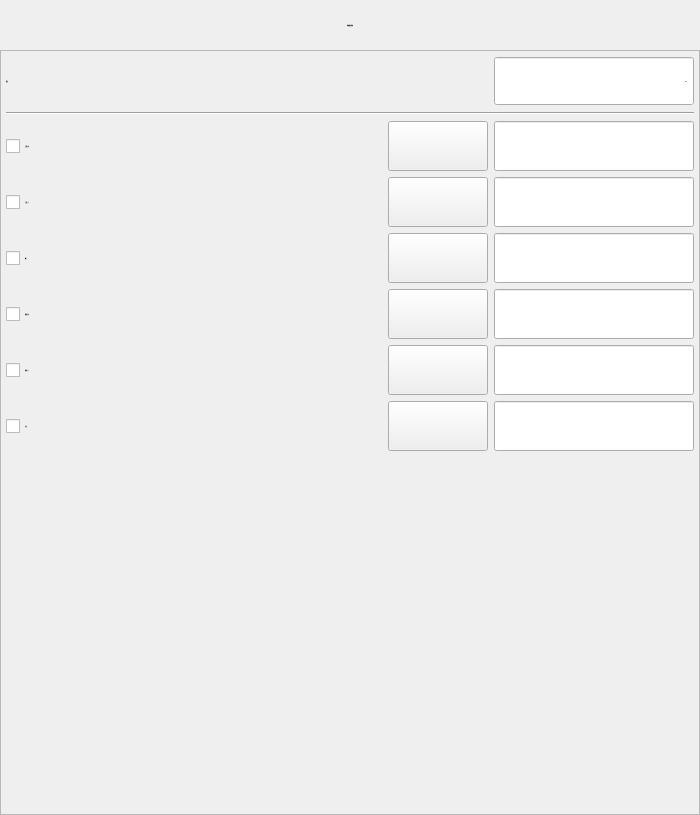
<?xml version="1.0" encoding="UTF-8"?>
<ui version="4.0">
 <class>FormActInterp</class>
 <widget class="QWidget" name="FormActInterp">
  <property name="geometry">
   <rect>
    <x>0</x>
    <y>0</y>
    <width>700</width>
    <height>815</height>
   </rect>
  </property>
  <property name="minimumSize">
   <size>
    <width>700</width>
    <height>815</height>
   </size>
  </property>
  <property name="maximumSize">
   <size>
    <width>700</width>
    <height>815</height>
   </size>
  </property>
  <property name="font">
   <font>
    <family>微软雅黑</family>
    <pointsize>-1</pointsize>
    <weight>50</weight>
    <italic>false</italic>
    <bold>false</bold>
   </font>
  </property>
  <property name="windowTitle">
   <string notr="true">伺服插补</string>
  </property>
  <property name="toolTip">
   <string notr="true"/>
  </property>
  <property name="statusTip">
   <string notr="true"/>
  </property>
  <property name="whatsThis">
   <string notr="true"/>
  </property>
  <property name="accessibleName">
   <string notr="true"/>
  </property>
  <property name="accessibleDescription">
   <string notr="true"/>
  </property>
  <property name="styleSheet">
   <string notr="true">font: 28px &quot;微软雅黑&quot;;</string>
  </property>
  <property name="windowFilePath">
   <string notr="true"/>
  </property>
  <layout class="QVBoxLayout" name="verticalLayout">
   <property name="spacing">
    <number>0</number>
   </property>
   <property name="margin">
    <number>0</number>
   </property>
   <item>
    <widget class="QLabel" name="labelParaTitle">
     <property name="sizePolicy">
      <sizepolicy hsizetype="Preferred" vsizetype="Fixed">
       <horstretch>0</horstretch>
       <verstretch>0</verstretch>
      </sizepolicy>
     </property>
     <property name="minimumSize">
      <size>
       <width>0</width>
       <height>50</height>
      </size>
     </property>
     <property name="font">
      <font>
       <family>微软雅黑</family>
       <pointsize>-1</pointsize>
       <weight>50</weight>
       <italic>false</italic>
       <bold>false</bold>
      </font>
     </property>
     <property name="styleSheet">
      <string notr="true">QLabel#labelParaTitle
{
	color: black;
	border-image: url(:/img/widget/Panel.png) 0 4 0 4;
	border-left: 4px transparent;
	border-right: 4px transparent;
}
</string>
     </property>
     <property name="text">
      <string>伺服插补参数</string>
     </property>
     <property name="alignment">
      <set>Qt::AlignCenter</set>
     </property>
    </widget>
   </item>
   <item>
    <widget class="QFrame" name="frameActInterp">
     <property name="font">
      <font>
       <family>微软雅黑</family>
       <pointsize>-1</pointsize>
       <weight>50</weight>
       <italic>false</italic>
       <bold>false</bold>
      </font>
     </property>
     <property name="styleSheet">
      <string notr="true"/>
     </property>
     <property name="frameShape">
      <enum>QFrame::StyledPanel</enum>
     </property>
     <property name="frameShadow">
      <enum>QFrame::Plain</enum>
     </property>
     <property name="IsMainArea" stdset="0">
      <bool>true</bool>
     </property>
     <layout class="QGridLayout" name="gridLayout">
      <property name="margin">
       <number>5</number>
      </property>
      <item row="8" column="0">
       <layout class="QHBoxLayout" name="horizontalLayout_7">
        <item>
         <widget class="xCheckBox" name="checkOther">
          <property name="enabled">
           <bool>true</bool>
          </property>
          <property name="sizePolicy">
           <sizepolicy hsizetype="Expanding" vsizetype="Fixed">
            <horstretch>0</horstretch>
            <verstretch>0</verstretch>
           </sizepolicy>
          </property>
          <property name="minimumSize">
           <size>
            <width>150</width>
            <height>50</height>
           </size>
          </property>
          <property name="maximumSize">
           <size>
            <width>16777215</width>
            <height>50</height>
           </size>
          </property>
          <property name="font">
           <font>
            <family>微软雅黑</family>
            <pointsize>-1</pointsize>
            <weight>50</weight>
            <italic>false</italic>
            <bold>false</bold>
           </font>
          </property>
          <property name="focusPolicy">
           <enum>Qt::NoFocus</enum>
          </property>
          <property name="text">
           <string notr="true">扩展</string>
          </property>
          <property name="iconSize">
           <size>
            <width>32</width>
            <height>32</height>
           </size>
          </property>
         </widget>
        </item>
        <item>
         <widget class="QPushButton" name="BtnExtSync">
          <property name="minimumSize">
           <size>
            <width>100</width>
            <height>50</height>
           </size>
          </property>
          <property name="text">
           <string/>
          </property>
          <property name="icon">
           <iconset resource="xPad.qrc">
            <normaloff>:/img/32X32/Sync.png</normaloff>:/img/32X32/Sync.png</iconset>
          </property>
          <property name="iconSize">
           <size>
            <width>48</width>
            <height>48</height>
           </size>
          </property>
         </widget>
        </item>
        <item>
         <widget class="xLineEdit" name="BoxOther">
          <property name="minimumSize">
           <size>
            <width>200</width>
            <height>50</height>
           </size>
          </property>
          <property name="maximumSize">
           <size>
            <width>200</width>
            <height>50</height>
           </size>
          </property>
          <property name="font">
           <font>
            <family>微软雅黑</family>
            <pointsize>-1</pointsize>
            <weight>50</weight>
            <italic>false</italic>
            <bold>false</bold>
           </font>
          </property>
          <property name="styleSheet">
           <string notr="true"/>
          </property>
          <property name="alignment">
           <set>Qt::AlignLeading|Qt::AlignLeft|Qt::AlignVCenter</set>
          </property>
          <property name="readOnly">
           <bool>true</bool>
          </property>
         </widget>
        </item>
       </layout>
      </item>
      <item row="9" column="0">
       <spacer name="verticalSpacer">
        <property name="orientation">
         <enum>Qt::Vertical</enum>
        </property>
        <property name="sizeHint" stdset="0">
         <size>
          <width>20</width>
          <height>335</height>
         </size>
        </property>
       </spacer>
      </item>
      <item row="1" column="0">
       <widget class="Line" name="line">
        <property name="orientation">
         <enum>Qt::Horizontal</enum>
        </property>
       </widget>
      </item>
      <item row="0" column="0">
       <layout class="QHBoxLayout" name="horizontalLayout">
        <item>
         <widget class="QLabel" name="label">
          <property name="minimumSize">
           <size>
            <width>200</width>
            <height>50</height>
           </size>
          </property>
          <property name="font">
           <font>
            <family>微软雅黑</family>
            <pointsize>-1</pointsize>
            <weight>50</weight>
            <italic>false</italic>
            <bold>false</bold>
           </font>
          </property>
          <property name="text">
           <string>速度：</string>
          </property>
          <property name="alignment">
           <set>Qt::AlignLeading|Qt::AlignLeft|Qt::AlignVCenter</set>
          </property>
         </widget>
        </item>
        <item>
         <widget class="xSpinBox" name="BoxSpeed">
          <property name="enabled">
           <bool>true</bool>
          </property>
          <property name="sizePolicy">
           <sizepolicy hsizetype="Fixed" vsizetype="Fixed">
            <horstretch>0</horstretch>
            <verstretch>0</verstretch>
           </sizepolicy>
          </property>
          <property name="minimumSize">
           <size>
            <width>200</width>
            <height>50</height>
           </size>
          </property>
          <property name="maximumSize">
           <size>
            <width>200</width>
            <height>50</height>
           </size>
          </property>
          <property name="font">
           <font>
            <family>微软雅黑</family>
            <pointsize>-1</pointsize>
            <weight>50</weight>
            <italic>false</italic>
            <bold>false</bold>
           </font>
          </property>
          <property name="focusPolicy">
           <enum>Qt::ClickFocus</enum>
          </property>
          <property name="alignment">
           <set>Qt::AlignRight|Qt::AlignTrailing|Qt::AlignVCenter</set>
          </property>
          <property name="buttonSymbols">
           <enum>QAbstractSpinBox::NoButtons</enum>
          </property>
          <property name="specialValueText">
           <string notr="true"/>
          </property>
          <property name="keyboardTracking">
           <bool>false</bool>
          </property>
          <property name="suffix">
           <string notr="true">%</string>
          </property>
          <property name="prefix">
           <string notr="true"/>
          </property>
          <property name="minimum">
           <number>1</number>
          </property>
          <property name="maximum">
           <number>100</number>
          </property>
          <property name="value">
           <number>50</number>
          </property>
          <property name="HasBtn" stdset="0">
           <bool>true</bool>
          </property>
         </widget>
        </item>
       </layout>
      </item>
      <item row="2" column="0">
       <layout class="QHBoxLayout" name="horizontalLayout_2">
        <item>
         <widget class="xCheckBox" name="checkPaHor">
          <property name="sizePolicy">
           <sizepolicy hsizetype="Expanding" vsizetype="Fixed">
            <horstretch>0</horstretch>
            <verstretch>0</verstretch>
           </sizepolicy>
          </property>
          <property name="minimumSize">
           <size>
            <width>150</width>
            <height>50</height>
           </size>
          </property>
          <property name="maximumSize">
           <size>
            <width>16777215</width>
            <height>50</height>
           </size>
          </property>
          <property name="font">
           <font>
            <family>微软雅黑</family>
            <pointsize>-1</pointsize>
            <weight>50</weight>
            <italic>false</italic>
            <bold>false</bold>
           </font>
          </property>
          <property name="focusPolicy">
           <enum>Qt::NoFocus</enum>
          </property>
          <property name="text">
           <string notr="true">正臂引拔</string>
          </property>
          <property name="iconSize">
           <size>
            <width>32</width>
            <height>32</height>
           </size>
          </property>
         </widget>
        </item>
        <item>
         <widget class="QPushButton" name="BtnPaHorSync">
          <property name="minimumSize">
           <size>
            <width>100</width>
            <height>50</height>
           </size>
          </property>
          <property name="text">
           <string/>
          </property>
          <property name="icon">
           <iconset resource="xPad.qrc">
            <normaloff>:/img/32X32/Sync.png</normaloff>:/img/32X32/Sync.png</iconset>
          </property>
          <property name="iconSize">
           <size>
            <width>48</width>
            <height>48</height>
           </size>
          </property>
         </widget>
        </item>
        <item>
         <widget class="xLineEdit" name="BoxPaHor">
          <property name="minimumSize">
           <size>
            <width>200</width>
            <height>50</height>
           </size>
          </property>
          <property name="maximumSize">
           <size>
            <width>200</width>
            <height>50</height>
           </size>
          </property>
          <property name="font">
           <font>
            <family>微软雅黑</family>
            <pointsize>-1</pointsize>
            <weight>50</weight>
            <italic>false</italic>
            <bold>false</bold>
           </font>
          </property>
          <property name="styleSheet">
           <string notr="true"/>
          </property>
          <property name="alignment">
           <set>Qt::AlignLeading|Qt::AlignLeft|Qt::AlignVCenter</set>
          </property>
          <property name="readOnly">
           <bool>true</bool>
          </property>
         </widget>
        </item>
       </layout>
      </item>
      <item row="5" column="0">
       <layout class="QHBoxLayout" name="horizontalLayout_4">
        <item>
         <widget class="xCheckBox" name="checkRaHor">
          <property name="enabled">
           <bool>true</bool>
          </property>
          <property name="sizePolicy">
           <sizepolicy hsizetype="Expanding" vsizetype="Fixed">
            <horstretch>0</horstretch>
            <verstretch>0</verstretch>
           </sizepolicy>
          </property>
          <property name="minimumSize">
           <size>
            <width>150</width>
            <height>50</height>
           </size>
          </property>
          <property name="maximumSize">
           <size>
            <width>16777215</width>
            <height>50</height>
           </size>
          </property>
          <property name="font">
           <font>
            <family>微软雅黑</family>
            <pointsize>-1</pointsize>
            <weight>50</weight>
            <italic>false</italic>
            <bold>false</bold>
           </font>
          </property>
          <property name="focusPolicy">
           <enum>Qt::NoFocus</enum>
          </property>
          <property name="text">
           <string notr="true">副臂引拔</string>
          </property>
          <property name="iconSize">
           <size>
            <width>32</width>
            <height>32</height>
           </size>
          </property>
         </widget>
        </item>
        <item>
         <widget class="QPushButton" name="BtnRaHorSync">
          <property name="minimumSize">
           <size>
            <width>100</width>
            <height>50</height>
           </size>
          </property>
          <property name="text">
           <string/>
          </property>
          <property name="icon">
           <iconset resource="xPad.qrc">
            <normaloff>:/img/32X32/Sync.png</normaloff>:/img/32X32/Sync.png</iconset>
          </property>
          <property name="iconSize">
           <size>
            <width>48</width>
            <height>48</height>
           </size>
          </property>
         </widget>
        </item>
        <item>
         <widget class="xLineEdit" name="BoxRaHor">
          <property name="minimumSize">
           <size>
            <width>200</width>
            <height>50</height>
           </size>
          </property>
          <property name="maximumSize">
           <size>
            <width>200</width>
            <height>50</height>
           </size>
          </property>
          <property name="font">
           <font>
            <family>微软雅黑</family>
            <pointsize>-1</pointsize>
            <weight>50</weight>
            <italic>false</italic>
            <bold>false</bold>
           </font>
          </property>
          <property name="styleSheet">
           <string notr="true"/>
          </property>
          <property name="alignment">
           <set>Qt::AlignLeading|Qt::AlignLeft|Qt::AlignVCenter</set>
          </property>
          <property name="readOnly">
           <bool>true</bool>
          </property>
         </widget>
        </item>
       </layout>
      </item>
      <item row="3" column="0">
       <layout class="QHBoxLayout" name="horizontalLayout_3">
        <item>
         <widget class="xCheckBox" name="checkPaVer">
          <property name="sizePolicy">
           <sizepolicy hsizetype="Expanding" vsizetype="Fixed">
            <horstretch>0</horstretch>
            <verstretch>0</verstretch>
           </sizepolicy>
          </property>
          <property name="minimumSize">
           <size>
            <width>150</width>
            <height>50</height>
           </size>
          </property>
          <property name="maximumSize">
           <size>
            <width>16777215</width>
            <height>50</height>
           </size>
          </property>
          <property name="font">
           <font>
            <family>微软雅黑</family>
            <pointsize>-1</pointsize>
            <weight>50</weight>
            <italic>false</italic>
            <bold>false</bold>
           </font>
          </property>
          <property name="focusPolicy">
           <enum>Qt::NoFocus</enum>
          </property>
          <property name="text">
           <string notr="true">正臂上下</string>
          </property>
          <property name="iconSize">
           <size>
            <width>32</width>
            <height>32</height>
           </size>
          </property>
         </widget>
        </item>
        <item>
         <widget class="QPushButton" name="BtnPaVerSync">
          <property name="minimumSize">
           <size>
            <width>100</width>
            <height>50</height>
           </size>
          </property>
          <property name="text">
           <string/>
          </property>
          <property name="icon">
           <iconset resource="xPad.qrc">
            <normaloff>:/img/32X32/Sync.png</normaloff>:/img/32X32/Sync.png</iconset>
          </property>
          <property name="iconSize">
           <size>
            <width>48</width>
            <height>48</height>
           </size>
          </property>
         </widget>
        </item>
        <item>
         <widget class="xLineEdit" name="BoxPaVer">
          <property name="minimumSize">
           <size>
            <width>200</width>
            <height>50</height>
           </size>
          </property>
          <property name="maximumSize">
           <size>
            <width>200</width>
            <height>50</height>
           </size>
          </property>
          <property name="font">
           <font>
            <family>微软雅黑</family>
            <pointsize>-1</pointsize>
            <weight>50</weight>
            <italic>false</italic>
            <bold>false</bold>
           </font>
          </property>
          <property name="styleSheet">
           <string notr="true"/>
          </property>
          <property name="alignment">
           <set>Qt::AlignLeading|Qt::AlignLeft|Qt::AlignVCenter</set>
          </property>
          <property name="readOnly">
           <bool>true</bool>
          </property>
         </widget>
        </item>
       </layout>
      </item>
      <item row="6" column="0">
       <layout class="QHBoxLayout" name="horizontalLayout_5">
        <item>
         <widget class="xCheckBox" name="checkRaVer">
          <property name="enabled">
           <bool>true</bool>
          </property>
          <property name="sizePolicy">
           <sizepolicy hsizetype="Expanding" vsizetype="Fixed">
            <horstretch>0</horstretch>
            <verstretch>0</verstretch>
           </sizepolicy>
          </property>
          <property name="minimumSize">
           <size>
            <width>150</width>
            <height>50</height>
           </size>
          </property>
          <property name="maximumSize">
           <size>
            <width>16777215</width>
            <height>50</height>
           </size>
          </property>
          <property name="font">
           <font>
            <family>微软雅黑</family>
            <pointsize>-1</pointsize>
            <weight>50</weight>
            <italic>false</italic>
            <bold>false</bold>
           </font>
          </property>
          <property name="focusPolicy">
           <enum>Qt::NoFocus</enum>
          </property>
          <property name="text">
           <string notr="true">副臂上下</string>
          </property>
          <property name="iconSize">
           <size>
            <width>32</width>
            <height>32</height>
           </size>
          </property>
         </widget>
        </item>
        <item>
         <widget class="QPushButton" name="BtnRaVerSync">
          <property name="minimumSize">
           <size>
            <width>100</width>
            <height>50</height>
           </size>
          </property>
          <property name="text">
           <string/>
          </property>
          <property name="icon">
           <iconset resource="xPad.qrc">
            <normaloff>:/img/32X32/Sync.png</normaloff>:/img/32X32/Sync.png</iconset>
          </property>
          <property name="iconSize">
           <size>
            <width>48</width>
            <height>48</height>
           </size>
          </property>
         </widget>
        </item>
        <item>
         <widget class="xLineEdit" name="BoxRaVer">
          <property name="minimumSize">
           <size>
            <width>200</width>
            <height>50</height>
           </size>
          </property>
          <property name="maximumSize">
           <size>
            <width>200</width>
            <height>50</height>
           </size>
          </property>
          <property name="font">
           <font>
            <family>微软雅黑</family>
            <pointsize>-1</pointsize>
            <weight>50</weight>
            <italic>false</italic>
            <bold>false</bold>
           </font>
          </property>
          <property name="styleSheet">
           <string notr="true"/>
          </property>
          <property name="alignment">
           <set>Qt::AlignLeading|Qt::AlignLeft|Qt::AlignVCenter</set>
          </property>
          <property name="readOnly">
           <bool>true</bool>
          </property>
         </widget>
        </item>
       </layout>
      </item>
      <item row="4" column="0">
       <layout class="QHBoxLayout" name="horizontalLayout_6">
        <item>
         <widget class="xCheckBox" name="checkTravel">
          <property name="sizePolicy">
           <sizepolicy hsizetype="Expanding" vsizetype="Fixed">
            <horstretch>0</horstretch>
            <verstretch>0</verstretch>
           </sizepolicy>
          </property>
          <property name="minimumSize">
           <size>
            <width>150</width>
            <height>50</height>
           </size>
          </property>
          <property name="maximumSize">
           <size>
            <width>16777215</width>
            <height>50</height>
           </size>
          </property>
          <property name="font">
           <font>
            <family>微软雅黑</family>
            <pointsize>-1</pointsize>
            <weight>50</weight>
            <italic>false</italic>
            <bold>false</bold>
           </font>
          </property>
          <property name="focusPolicy">
           <enum>Qt::NoFocus</enum>
          </property>
          <property name="text">
           <string notr="true">横行</string>
          </property>
          <property name="iconSize">
           <size>
            <width>32</width>
            <height>32</height>
           </size>
          </property>
         </widget>
        </item>
        <item>
         <widget class="QPushButton" name="BtnTrvSync">
          <property name="minimumSize">
           <size>
            <width>100</width>
            <height>50</height>
           </size>
          </property>
          <property name="text">
           <string/>
          </property>
          <property name="icon">
           <iconset resource="xPad.qrc">
            <normaloff>:/img/32X32/Sync.png</normaloff>:/img/32X32/Sync.png</iconset>
          </property>
          <property name="iconSize">
           <size>
            <width>48</width>
            <height>48</height>
           </size>
          </property>
         </widget>
        </item>
        <item>
         <widget class="xLineEdit" name="BoxTrv">
          <property name="minimumSize">
           <size>
            <width>200</width>
            <height>50</height>
           </size>
          </property>
          <property name="maximumSize">
           <size>
            <width>200</width>
            <height>50</height>
           </size>
          </property>
          <property name="font">
           <font>
            <family>微软雅黑</family>
            <pointsize>-1</pointsize>
            <weight>50</weight>
            <italic>false</italic>
            <bold>false</bold>
           </font>
          </property>
          <property name="styleSheet">
           <string notr="true"/>
          </property>
          <property name="alignment">
           <set>Qt::AlignLeading|Qt::AlignLeft|Qt::AlignVCenter</set>
          </property>
          <property name="readOnly">
           <bool>true</bool>
          </property>
         </widget>
        </item>
       </layout>
      </item>
     </layout>
    </widget>
   </item>
  </layout>
 </widget>
 <customwidgets>
  <customwidget>
   <class>xSpinBox</class>
   <extends>QSpinBox</extends>
   <header>xspinbox.h</header>
   <slots>
    <signal>clicked()</signal>
   </slots>
  </customwidget>
  <customwidget>
   <class>xLineEdit</class>
   <extends>QLineEdit</extends>
   <header>xlineedit.h</header>
   <slots>
    <signal>clicked()</signal>
   </slots>
  </customwidget>
  <customwidget>
   <class>xCheckBox</class>
   <extends>QCheckBox</extends>
   <header>xcheckbox.h</header>
  </customwidget>
 </customwidgets>
 <resources>
  <include location="xPad.qrc"/>
 </resources>
 <connections>
  <connection>
   <sender>BoxSpeed</sender>
   <signal>clicked()</signal>
   <receiver>FormActInterp</receiver>
   <slot>inputSpeed()</slot>
   <hints>
    <hint type="sourcelabel">
     <x>241</x>
     <y>87</y>
    </hint>
    <hint type="destinationlabel">
     <x>206</x>
     <y>0</y>
    </hint>
   </hints>
  </connection>
  <connection>
   <sender>checkPaHor</sender>
   <signal>clicked()</signal>
   <receiver>FormActInterp</receiver>
   <slot>checkClick()</slot>
   <hints>
    <hint type="sourcelabel">
     <x>286</x>
     <y>142</y>
    </hint>
    <hint type="destinationlabel">
     <x>356</x>
     <y>119</y>
    </hint>
   </hints>
  </connection>
  <connection>
   <sender>checkPaVer</sender>
   <signal>clicked()</signal>
   <receiver>FormActInterp</receiver>
   <slot>checkClick()</slot>
   <hints>
    <hint type="sourcelabel">
     <x>286</x>
     <y>189</y>
    </hint>
    <hint type="destinationlabel">
     <x>441</x>
     <y>172</y>
    </hint>
   </hints>
  </connection>
  <connection>
   <sender>checkTravel</sender>
   <signal>clicked()</signal>
   <receiver>FormActInterp</receiver>
   <slot>checkClick()</slot>
   <hints>
    <hint type="sourcelabel">
     <x>286</x>
     <y>236</y>
    </hint>
    <hint type="destinationlabel">
     <x>393</x>
     <y>211</y>
    </hint>
   </hints>
  </connection>
  <connection>
   <sender>checkRaHor</sender>
   <signal>clicked()</signal>
   <receiver>FormActInterp</receiver>
   <slot>checkClick()</slot>
   <hints>
    <hint type="sourcelabel">
     <x>286</x>
     <y>283</y>
    </hint>
    <hint type="destinationlabel">
     <x>363</x>
     <y>255</y>
    </hint>
   </hints>
  </connection>
  <connection>
   <sender>checkRaVer</sender>
   <signal>clicked()</signal>
   <receiver>FormActInterp</receiver>
   <slot>checkClick()</slot>
   <hints>
    <hint type="sourcelabel">
     <x>286</x>
     <y>330</y>
    </hint>
    <hint type="destinationlabel">
     <x>432</x>
     <y>301</y>
    </hint>
   </hints>
  </connection>
  <connection>
   <sender>checkOther</sender>
   <signal>clicked()</signal>
   <receiver>FormActInterp</receiver>
   <slot>checkClick()</slot>
   <hints>
    <hint type="sourcelabel">
     <x>286</x>
     <y>377</y>
    </hint>
    <hint type="destinationlabel">
     <x>369</x>
     <y>357</y>
    </hint>
   </hints>
  </connection>
  <connection>
   <sender>BoxPaHor</sender>
   <signal>clicked()</signal>
   <receiver>FormActInterp</receiver>
   <slot>inputPaHor()</slot>
   <hints>
    <hint type="sourcelabel">
     <x>112</x>
     <y>124</y>
    </hint>
    <hint type="destinationlabel">
     <x>147</x>
     <y>200</y>
    </hint>
   </hints>
  </connection>
  <connection>
   <sender>BoxPaVer</sender>
   <signal>clicked()</signal>
   <receiver>FormActInterp</receiver>
   <slot>inputPaVer()</slot>
   <hints>
    <hint type="sourcelabel">
     <x>112</x>
     <y>170</y>
    </hint>
    <hint type="destinationlabel">
     <x>147</x>
     <y>200</y>
    </hint>
   </hints>
  </connection>
  <connection>
   <sender>BoxRaHor</sender>
   <signal>clicked()</signal>
   <receiver>FormActInterp</receiver>
   <slot>inputRaHor()</slot>
   <hints>
    <hint type="sourcelabel">
     <x>112</x>
     <y>262</y>
    </hint>
    <hint type="destinationlabel">
     <x>147</x>
     <y>200</y>
    </hint>
   </hints>
  </connection>
  <connection>
   <sender>BoxRaVer</sender>
   <signal>clicked()</signal>
   <receiver>FormActInterp</receiver>
   <slot>inputRaVer()</slot>
   <hints>
    <hint type="sourcelabel">
     <x>112</x>
     <y>308</y>
    </hint>
    <hint type="destinationlabel">
     <x>147</x>
     <y>200</y>
    </hint>
   </hints>
  </connection>
  <connection>
   <sender>BoxTrv</sender>
   <signal>clicked()</signal>
   <receiver>FormActInterp</receiver>
   <slot>inputTravel()</slot>
   <hints>
    <hint type="sourcelabel">
     <x>112</x>
     <y>216</y>
    </hint>
    <hint type="destinationlabel">
     <x>147</x>
     <y>200</y>
    </hint>
   </hints>
  </connection>
  <connection>
   <sender>BoxOther</sender>
   <signal>clicked()</signal>
   <receiver>FormActInterp</receiver>
   <slot>inputOther()</slot>
   <hints>
    <hint type="sourcelabel">
     <x>112</x>
     <y>354</y>
    </hint>
    <hint type="destinationlabel">
     <x>147</x>
     <y>200</y>
    </hint>
   </hints>
  </connection>
  <connection>
   <sender>BtnExtSync</sender>
   <signal>clicked()</signal>
   <receiver>FormActInterp</receiver>
   <slot>syncOther()</slot>
   <hints>
    <hint type="sourcelabel">
     <x>436</x>
     <y>438</y>
    </hint>
    <hint type="destinationlabel">
     <x>349</x>
     <y>407</y>
    </hint>
   </hints>
  </connection>
  <connection>
   <sender>BtnPaHorSync</sender>
   <signal>clicked()</signal>
   <receiver>FormActInterp</receiver>
   <slot>syncPaHor()</slot>
   <hints>
    <hint type="sourcelabel">
     <x>436</x>
     <y>148</y>
    </hint>
    <hint type="destinationlabel">
     <x>349</x>
     <y>407</y>
    </hint>
   </hints>
  </connection>
  <connection>
   <sender>BtnPaVerSync</sender>
   <signal>clicked()</signal>
   <receiver>FormActInterp</receiver>
   <slot>syncPaVer()</slot>
   <hints>
    <hint type="sourcelabel">
     <x>436</x>
     <y>206</y>
    </hint>
    <hint type="destinationlabel">
     <x>349</x>
     <y>407</y>
    </hint>
   </hints>
  </connection>
  <connection>
   <sender>BtnRaHorSync</sender>
   <signal>clicked()</signal>
   <receiver>FormActInterp</receiver>
   <slot>syncRaHor()</slot>
   <hints>
    <hint type="sourcelabel">
     <x>436</x>
     <y>322</y>
    </hint>
    <hint type="destinationlabel">
     <x>349</x>
     <y>407</y>
    </hint>
   </hints>
  </connection>
  <connection>
   <sender>BtnRaVerSync</sender>
   <signal>clicked()</signal>
   <receiver>FormActInterp</receiver>
   <slot>syncRaVer()</slot>
   <hints>
    <hint type="sourcelabel">
     <x>436</x>
     <y>380</y>
    </hint>
    <hint type="destinationlabel">
     <x>349</x>
     <y>407</y>
    </hint>
   </hints>
  </connection>
  <connection>
   <sender>BtnTrvSync</sender>
   <signal>clicked()</signal>
   <receiver>FormActInterp</receiver>
   <slot>syncTravel()</slot>
   <hints>
    <hint type="sourcelabel">
     <x>436</x>
     <y>264</y>
    </hint>
    <hint type="destinationlabel">
     <x>349</x>
     <y>407</y>
    </hint>
   </hints>
  </connection>
 </connections>
 <slots>
  <slot>inputSpeed()</slot>
  <slot>inputPaHor()</slot>
  <slot>inputPaVer()</slot>
  <slot>inputTravel()</slot>
  <slot>syncPaHor()</slot>
  <slot>syncPaVer()</slot>
  <slot>syncTravel()</slot>
  <slot>UpdateWidgetState()</slot>
  <slot>checkClick()</slot>
  <slot>inputRaHor()</slot>
  <slot>syncRaHor()</slot>
  <slot>inputRaVer()</slot>
  <slot>syncRaVer()</slot>
  <slot>inputOther()</slot>
  <slot>syncOther()</slot>
 </slots>
</ui>
